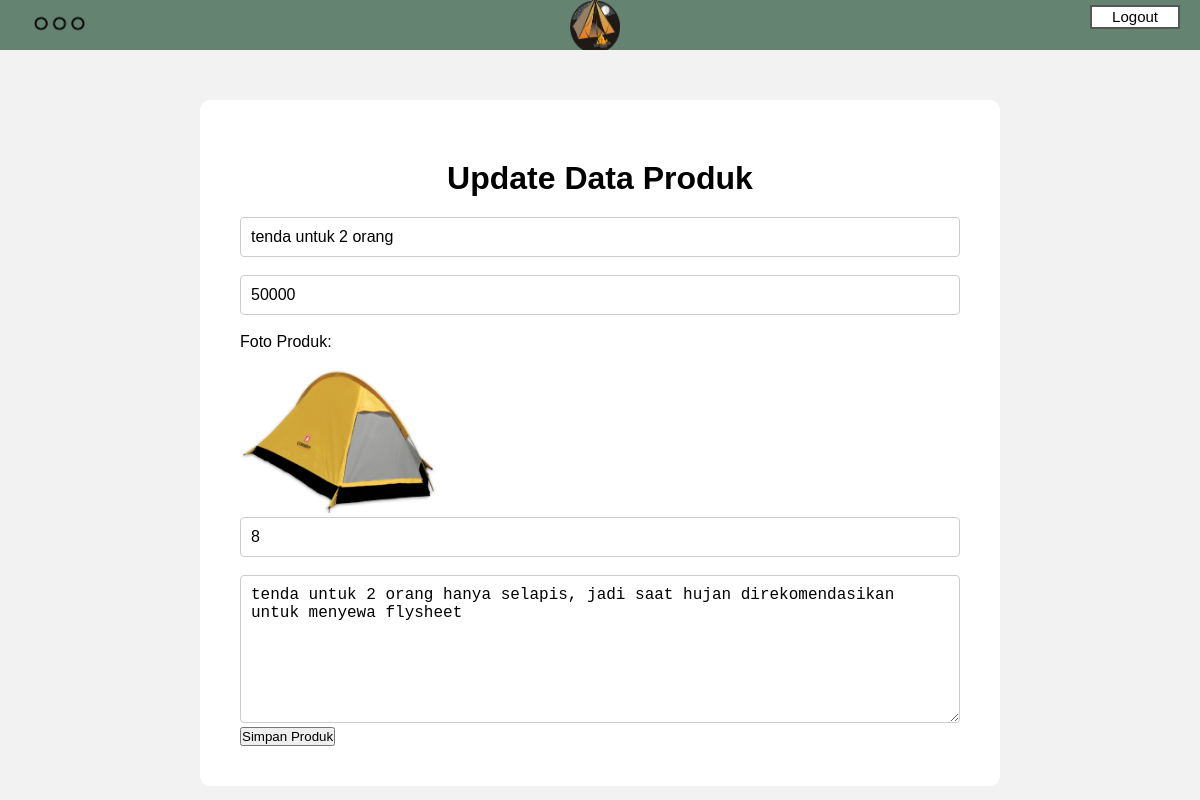
/admin/update_produk.php?id_produk=4 (signed in), run on the app's committed database.
### tables this page shows
CREATE TABLE `produk` (
  `id_produk` int(10) NOT NULL,
  `kategori` varchar(50) NOT NULL,
  `nama` varchar(50) NOT NULL,
  `harga` int(50) NOT NULL,
  `foto` varchar(100) NOT NULL,
  `stok` int(10) NOT NULL,
  `tanggal_upload` timestamp NOT NULL DEFAULT current_timestamp(),
  `deskripsi1` text NOT NULL
);

### admin/update_produk.php (the view, shortened to what this page needs)
<?php
    include 'koneksi.php';
    if ($_SERVER['REQUEST_METHOD'] === 'GET') {
        if (isset($_GET['id_produk'])) {
            $id_produk_upd = $_GET['id_produk'];
            $query = "SELECT * FROM produk WHERE id_produk = '$id_produk_upd'";
            $result = mysqli_query($koneksi,$query);
        }
    }
?>
<!DOCTYPE html>
<html lang="en">
<head>
    <link rel="stylesheet" href="style/styleupdate_produk.css">
</head>
<body>
<?php include ('header_adm.php'); ?>
  <div class="main_wrapper">
    <div class="form_wrapper">
        <h1>Update Data Produk</h1>
        <form action="update_produk.php" method="post" enctype="multipart/form-data">
            <?php while($data = mysqli_fetch_array($result)): ?>
                <input type="text" name="nama" value="<?php echo $data['nama'];  ?>" placeholder="Masukkan Nama Produk"><br><br>
                <input type="number" name="harga" value="<?php echo $data['harga'];  ?>" placeholder="Harga"><br><br>
                <p>Foto Produk:</p><br>
                <img src="produk/<?php echo $data['foto']; ?>" style="width: 200px;" alt=""><br>
                <input type="number" name="stok" value="<?php echo $data['stok'];  ?>" placeholder="Stok"><br><br>
                <textarea name="deskripsi1" id="deskripsi1" placeholder="Deskripsi 1" value="<?php echo $data['deskripsi1'];  ?>" cols="30" rows="7"><?php echo htmlspecialchars($data['deskripsi1']); ?></textarea>
            <?php endwhile; ?><br>
            <input id="submit" type="submit" name="simpan" value="Simpan Produk"><br>
        </form>
    </div>
  </div>
</body>
</html>

### admin/style/styleupdate_produk.css (style rules this page uses)
* { margin: 0; padding: 0; box-sizing: border-box; }
body { font-family: Arial, sans-serif; background-color: #f2f2f2; background-image: url(../resource/background.png); background-repeat: no-repeat; background-size: cover; }
.main_wrapper { max-width: 800px; margin: 0 auto; padding: 40px; background-color: #fff; border-radius: 10px; margin-top: 50px; }
.form_wrapper { margin-top: 20px; }
h1 { text-align: center; margin-bottom: 20px; }
input[type="text"], input[type="number"], select, textarea { width: 100%; padding: 10px; border: 1px solid #ccc; border-radius: 4px; font-size: 16px; }
textarea { resize: vertical; }

### admin/style/styleheader_adm.css (style rules this page uses)
* { box-sizing: border-box; margin: 0; padding: 0; }
body { font-family: Sans-serif; }

### data on the page
produk: nama "tenda untuk 2 orang", harga "50000", foto (picture), stok "8", deskripsi1 "tenda untuk 2 orang hanya selapis, jadi saat hujan direkomendasikan untuk menyewa flysheet"
